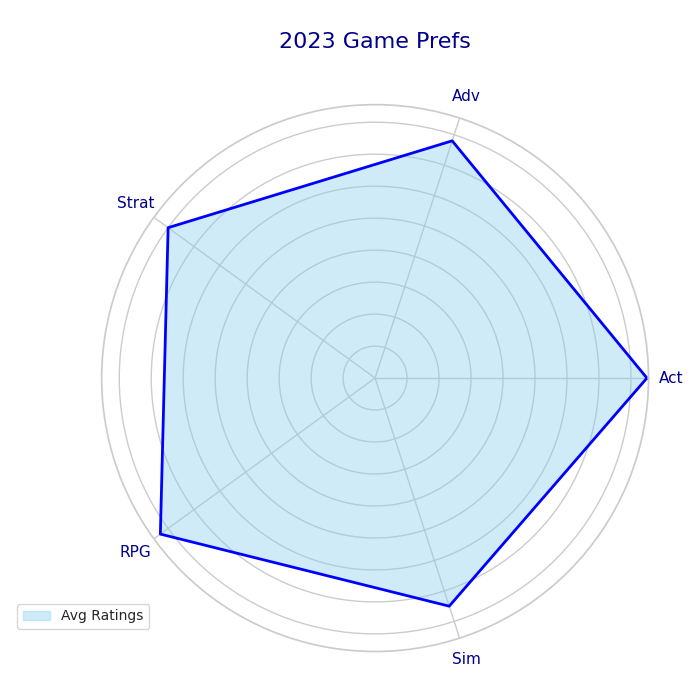

Recreate this plot in Python.
import matplotlib.pyplot as plt
import numpy as np

categories = ['Act', 'Adv', 'Strat', 'RPG', 'Sim']
num_vars = len(categories)

ratings = [8.5, 7.8, 8.0, 8.3, 7.5]

angles = np.linspace(0, 2 * np.pi, num_vars, endpoint=False).tolist()
ratings += ratings[:1]
angles += angles[:1]

fig, ax = plt.subplots(figsize=(7, 7), subplot_kw=dict(polar=True))

ax.fill(angles, ratings, color='skyblue', alpha=0.4)
ax.plot(angles, ratings, color='blue', linewidth=2)

ax.set_yticklabels([])
ax.set_xticks(angles[:-1])
ax.set_xticklabels(categories, fontsize=11, color='darkblue')

plt.title('2023 Game Prefs', 
          size=16, color='darkblue', y=1.1, va='center', ha='center')

ax.legend(['Avg Ratings'], loc='upper right', bbox_to_anchor=(0.1, 0.1), fontsize=10)

plt.tight_layout()
plt.show()
